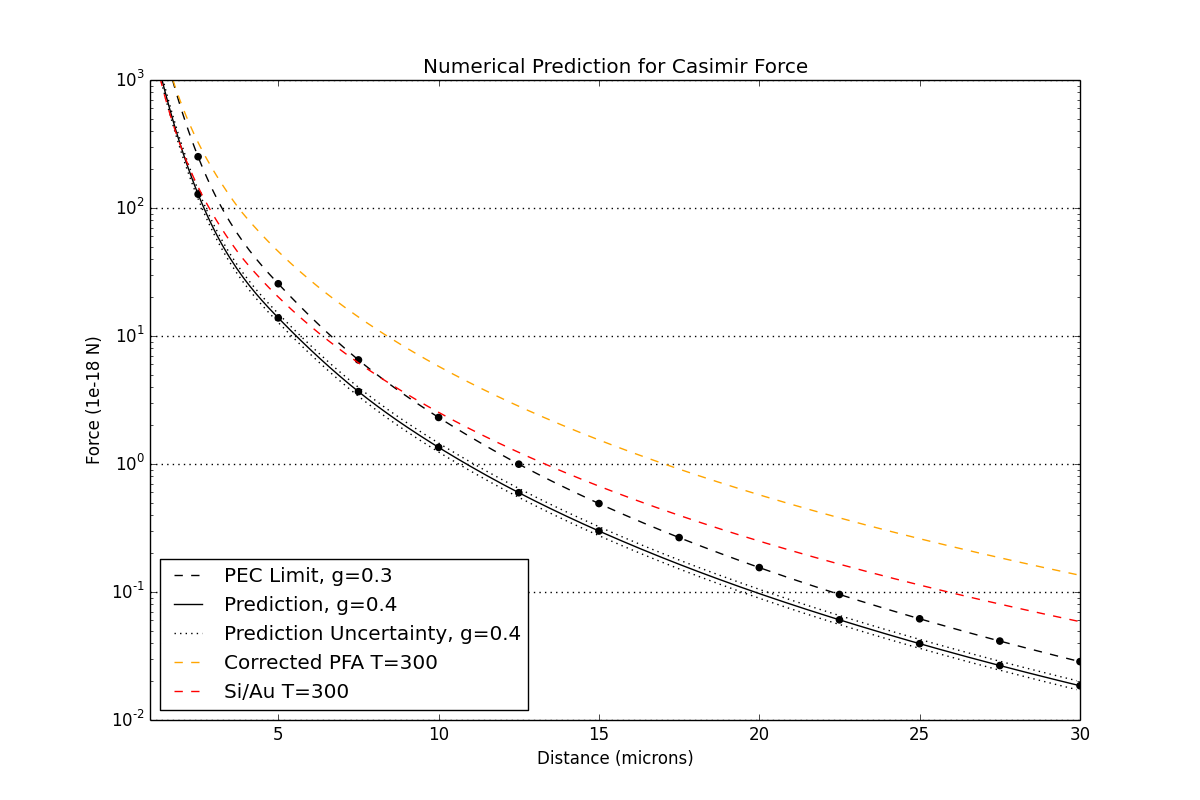

Write Python code to recreate this figure.
import numpy
from pylab import *
from scipy.interpolate import interp1d

d1t,g1t,e1t,ee1t,f1t,ef1t,st=numpy.loadtxt("PEC_combined_results_temp.txt",unpack=True,skiprows=1)
f1t=-f1t*31.6e-15*1e18
inds=argsort(d1t)
d1t=d1t[inds]
f1t=f1t[inds]
g1t=g1t[inds]
st=st[inds]
inds=numpy.where(st == 0)
d1t=d1t[inds]
f1t=f1t[inds]
g1t=g1t[inds]

d2t,g2t,e2t,ee2t,f2t,ef2t,s2t=numpy.loadtxt("combined_results_temp.txt",unpack=True,skiprows=1)
f2t=-f2t*31.6e-15*1e18
inds=argsort(d2t)
d2t=d2t[inds]
f2t=f2t[inds]
g2t=g2t[inds]
s2t=s2t[inds]
inds=numpy.where(s2t == 0)
d2t=d2t[inds]
f2t=f2t[inds]
g2t=g2t[inds]

datafile="../../Mathematica/calculated_vals.tsv"
PFA_datafile="../../Mathematica/calculated_pfa_vals.tsv"
dist,fpfa,fnaive,fright,ftemp=numpy.loadtxt(PFA_datafile,unpack=True)
dist=dist*1e6
ftemp=ftemp*1e18

EXP_datafile="../../Mathematica/calculated_exp_vals.tsv"
dist2,fexp,fexptemp,fexpfin,fexpfintemp=numpy.loadtxt(EXP_datafile,unpack=True)

figure(figsize=(12,8))
xnew=np.arange(1, 30, 0.1)

gst=numpy.min(g1t)
inds = numpy.where(g1t == gst)
s = interp1d(d1t[inds],log(f1t[inds]),kind='cubic')
scatter(d1t[inds],f1t[inds],color="black")
plot(xnew,exp(s(xnew)),'--',label="PEC Limit, g="+str(gst),color="black")

gs=numpy.min(g2t)
gs=0.4
inds = numpy.where(g2t == gs)
xnew=np.arange(numpy.min(d2t[inds]), 30, 0.1)
s = interp1d(d2t[inds],log(f2t[inds]),kind='cubic')
scatter(d2t[inds],f2t[inds],color="black")
plot(xnew,exp(s(xnew)),'-',label="Prediction, g="+str(gs),color="black")
plot(xnew,exp(s(xnew))*1.08,':',label="Prediction Uncertainty, g="+str(gs),color="black")
plot(xnew,exp(s(xnew))*0.92,':',color="black")
print(d2t[inds])
print(f2t[inds])

xnew=np.arange(3, 30, 1)
print("interpolated")
for i in range(0,len(xnew)):
    print '{0:4.0f} & {1:4.2e} \\\\'.format(xnew[i],exp(s(xnew[i])))


plot([1,30],[1e3,1e3],':',color="black")
plot([1,30],[1e2,1e2],':',color="black")
plot([1,30],[1e1,1e1],':',color="black")
plot([1,30],[1,1],':',color="black")
plot([1,30],[1e-1,1e-1],':',color="black")
plot([1,30],[1e-2,1e-2],':',color="black")
plot([1,30],[1e-3,1e-3],':',color="black")

#plot(dist,ftemp,label="SiO2/Au PFA",linestyle='--',color="green")
#plot(dist2,fexp,label="Corrected PFA T=0",linestyle='--',color="purple")
plot(dist2,fexptemp,label="Corrected PFA T=300",linestyle='--',color="orange")
#plot(dist2,fexpfin,label="Si/Au T=0",linestyle='--',color="blue")
plot(dist2,fexpfintemp,label="Si/Au T=300",linestyle='--',color="red")
xlim(1,30)
#xscale('log')
yscale('log')
ylim(1e-2,1e3)
xlabel('Distance (microns)')
ylabel('Force (1e-18 N)')
title('Numerical Prediction for Casimir Force')
legend(loc="lower left")
savefig('prediction')
#show()
